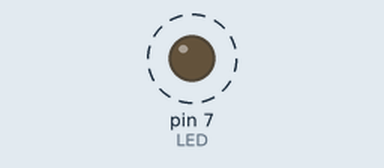
Simulated run of this sketch. Board: Arduino Uno, built with avr-gcc and run on an emulated ATmega328P. Shown: output pins drawn as LEDs (lit = HIGH). Dashed ring = blinking. What the sketch prints to the serial monitor is not drawn.

Above: at 0.5 s.
Timing chart, 0 to 4.6 s (numbered marks = the images above):
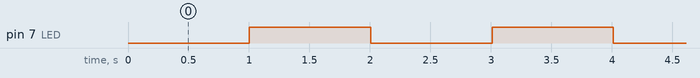

Measured:
- by itself, pin 7 (LED): alternates HIGH for 1.0 s and LOW for 1.0 s

The sketch:

timing.ino
```cpp
/*
* Come fare uso della funzione millis() per
* tenere traccia dello scorrere del tempo e temporizzare
* il comportamento del circuito.
* millis() ritorna il numero di millisecondi (long)
* a partire dall'ultima volta che il programma è stato
* lanciato. Si resetta a 0 dopo 50 giorni.
*/


unsigned long int start, actual;
unsigned int T;
boolean led_status;

#define LED 7

void setup()
{
  Serial.begin(9600);
  pinMode(LED, OUTPUT);
  T = 1000;
  led_status = false;
  digitalWrite(LED, led_status);
  start = millis();
  actual = start;

}

void loop()
{
  actual = millis();
  if((actual-start)>=T)
  {
    led_status = !led_status;
    digitalWrite(LED, led_status);
    start = actual;
    Serial.println("cambio stato");
    }
  /* ... */
  Serial.println("***");
}
```
